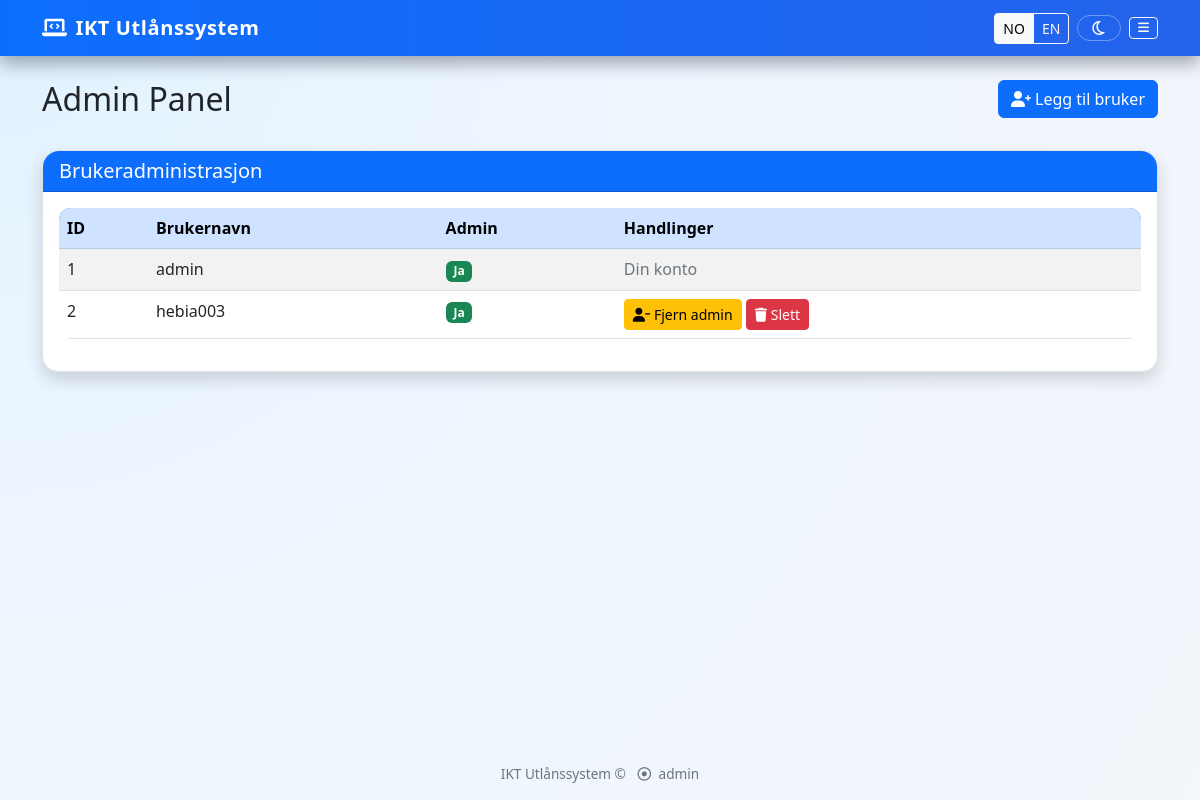
/admin (signed in), run on an earlier commit of the app's database.
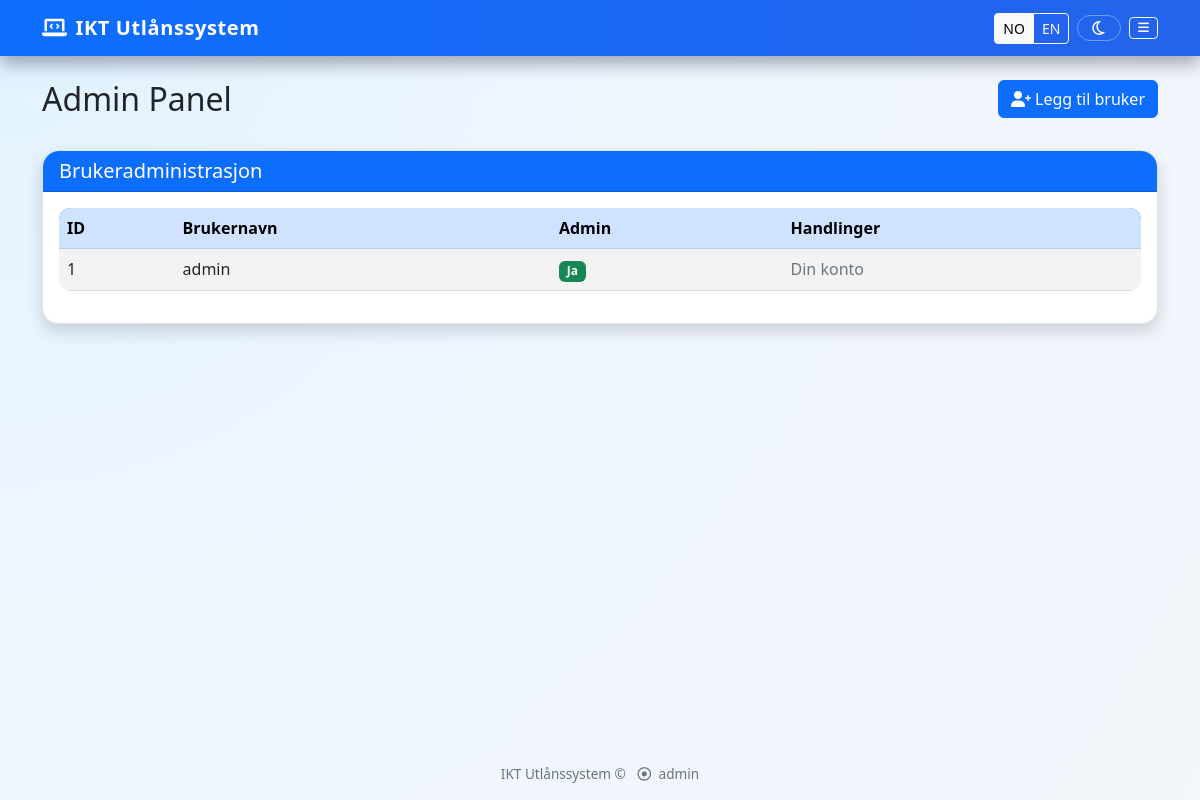
And on a later commit of the database.
### app.py (models this page shows)
class User(db.Model):
    id = db.Column(db.Integer, primary_key=True)
    username = db.Column(db.String(100), unique=True, nullable=False)
    password_hash = db.Column(db.String(200), nullable=False)
    is_admin = db.Column(db.Boolean, default=False)
    loans = db.relationship('Loan', backref='user', lazy=True)

### app.py (the view)
@app.route('/admin')
@login_required
@admin_required
def admin_panel():
    users = User.query.order_by(User.id.asc()).all()
    return render_template('admin_panel.html', users=users)

### app.py (called while the page is built)
def translate(text: str) -> str:
    lang = session.get("lang", "no")
    if lang == "en":
        return translations.get("en", {}).get(text, text)
    return text

def login_required(f):
    @wraps(f)
    def wrap(*args, **kwargs):
        if 'user_id' not in session:
            flash('Du må logge inn først.', 'danger')
            return redirect(url_for('login'))
        return f(*args, **kwargs)
    return wrap

def admin_required(f):
    @wraps(f)
    def wrap(*args, **kwargs):
        if not session.get('is_admin'):
            flash('Administrator-tilgang kreves.', 'danger')
            return redirect(url_for('dashboard'))
        return f(*args, **kwargs)
    return wrap

@app.context_processor
def inject_admin_flag():
    return {
        "is_admin": session.get("is_admin", False),
        "t": translate,
        "item_t": translate_item,
        "class_t": translate_class,  # 👈 use this in templates for loan.class_info
        "current_lang": session.get("lang", "no"),
    }

### templates/admin_panel.html (shortened to what this page needs)
{% extends 'base.html' %}
{% block content %}
<div class="row mb-4">
    <div class="col-md-8">
        <h2>{{ t('Admin Panel') }}</h2>
    </div>
    <div class="col-md-4 text-md-end">
        <a href="{{ url_for('add_user') }}" class="btn btn-primary">
            <i class="fas fa-user-plus"></i> {{ t('Legg til bruker') }}
        </a>
    </div>
</div>
<div class="card shadow">
    <div class="card-header bg-primary text-white">
        <h5 class="mb-0">{{ t('Brukeradministrasjon') }}</h5>
    </div>
    <div class="card-body">
        {% if users %}
        <div class="table-responsive">
            <table class="table table-striped table-hover">
                <thead class="table-primary">
                    <tr>
                        <th>{{ t('ID') }}</th>
                        <th>{{ t('Brukernavn') }}</th>
                        <th>{{ t('Admin') }}</th>
                        <th>{{ t('Handlinger') }}</th>
                    </tr>
                </thead>
                <tbody>
                    {% for user in users %}
                    <tr>
                        <td>{{ user.id }}</td>
                        <td>{{ user.username }}</td>
                        <td>
                            {% if user.is_admin %}
                            <span class="badge bg-success">{{ t('Ja') }}</span>
                            {% else %}
                            <span class="badge bg-secondary">{{ t('Nei') }}</span>
                            {% endif %}
                        </td>
                        <td>
                            {% if session.user_id != user.id %}
                            <form method="post" action="{{ url_for('toggle_admin', user_id=user.id) }}" class="d-inline">
                                <button type="submit" class="btn btn-sm btn-warning">
                                    {% if user.is_admin %}
                                    <i class="fas fa-user-minus"></i> {{ t('Fjern admin') }}
                                    {% else %}
                                    <i class="fas fa-user-shield"></i> {{ t('Gi admin') }}
                                    {% endif %}
                                </button>
                            </form>
                            <form method="post" action="{{ url_for('delete_user', user_id=user.id) }}" class="d-inline"
                                  onsubmit="return confirm('{{ t('Er du sikker på at du vil slette denne brukeren?') }}');">
                                <button type="submit" class="btn btn-sm btn-danger">
                                    <i class="fas fa-trash"></i> {{ t('Slett') }}
                                </button>
                            </form>
                            {% else %}
                            <span class="text-muted">{{ t('Din konto') }}</span>
                            {% endif %}
                        </td>
                    </tr>
                    {% endfor %}
                </tbody>
            </table>
        </div>
        {% else %}
        <div class="alert alert-info">
            {{ t('Ingen brukere funnet.') }}
        </div>
        {% endif %}
    </div>
</div>
{% endblock %}

### templates/base.html (shortened to what this page needs)
<!DOCTYPE html>
<html lang="{{ 'en' if current_lang == 'en' else 'nb' }}">
<head>
    <link href="https://cdn.jsdelivr.net/npm/bootstrap@5.3.0-alpha1/dist/css/bootstrap.min.css" rel="stylesheet">
    <link rel="stylesheet" href="https://cdnjs.cloudflare.com/ajax/libs/font-awesome/6.0.0/css/all.min.css">
</head>
<body>
    <nav class="navbar navbar-dark fixed-top">
        <div class="container d-flex justify-content-between align-items-center">
            <a class="navbar-brand d-flex align-items-center gap-2"
                href="{{ url_for('dashboard') if session.get('user_id') else url_for('login') }}">
                <i class="fa-solid fa-laptop-code"></i>
                <span>{{ t('IKT Utlånssystem') }}</span>
            </a>
            <div class="d-flex align-items-center gap-2">
                <div class="btn-group">
                    <a href="{{ url_for('set_language', lang_code='no') }}"
                        class="btn btn-sm btn-outline-light {% if current_lang in ['no', 'nb'] %}active{% endif %}"
                        title="{{ t('Bytt til norsk') }}">
                        NO
                    </a>
                    <a href="{{ url_for('set_language', lang_code='en') }}"
                        class="btn btn-sm btn-outline-light {% if current_lang == 'en' %}active{% endif %}"
                        title="{{ t('Switch to English') }}">
                        EN
                    </a>
                </div>
                {% if session.user_id %}
                <button id="themeToggle" type="button" class="btn btn-sm btn-outline-light theme-toggle-btn btn-icon">
                    <i class="fa-regular fa-moon" id="themeIcon"></i>
                </button>
                <button class="btn btn-sm btn-outline-light btn-icon" type="button" data-bs-toggle="offcanvas"
                    data-bs-target="#mainMenu" aria-controls="mainMenu">
                    <i class="fa-solid fa-bars"></i>
                </button>
                {% endif %}
            </div>
        </div>
    </nav>
    <div class="content container py-4">
        {% block content %}{% endblock %}
    </div>
    <footer class="text-center">
        <div class="container">
            <p class="mb-0">
                {{ t('IKT Utlånssystem') }} &copy;
                <span class="text-muted ms-2">
                    <i class="fa-regular fa-circle-dot me-1"></i> {{ session.username or "" }}
                </span>
            </p>
        </div>
    </footer>
</body>
</html>

What changed in the data, as far as the page shows it:
removed User: id "2", username "hebia003", t "Ja", t "Fjern admin", t "Slett"
